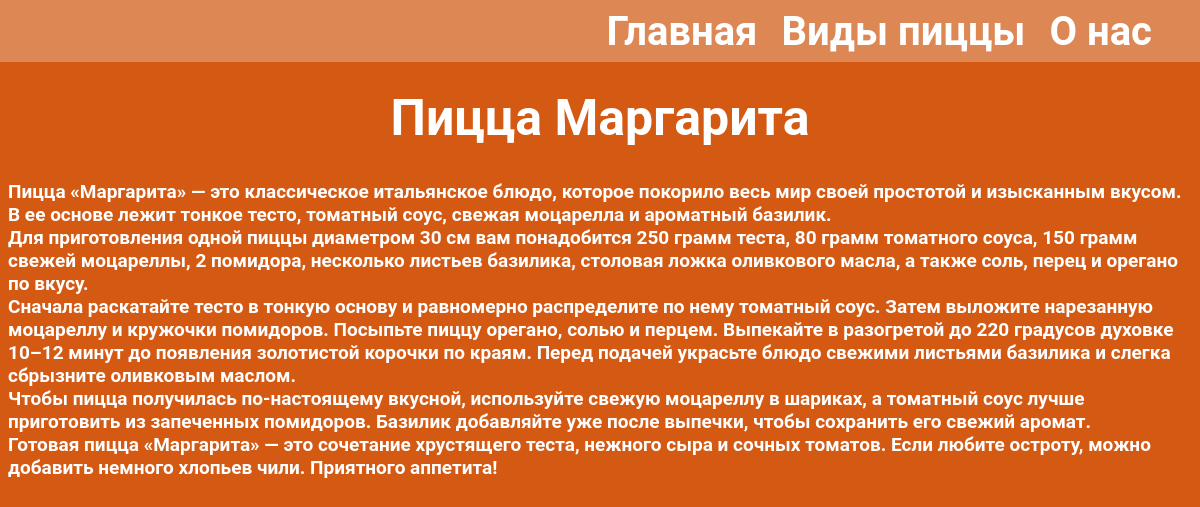
The app's page /post/2/ with its own data.
### pizzashop/models.py (models this page shows, shortened)
class Pizzashop(models.Model):
    title = models.CharField(max_length=255, verbose_name="Заголовок")
    slug = models.SlugField(max_length=255, db_index=True, unique=True)
    content = models.TextField(blank=True, verbose_name="Текст статьи")
    time_update = models.DateTimeField(auto_now=True, verbose_name="Время изменения")
    time_create = models.DateTimeField(auto_now_add=True, verbose_name="Время создания")
    is_published = models.BooleanField(default=True, verbose_name="Статус")
    cat = models.ForeignKey('Category', on_delete=models.PROTECT, related_name = 'posts', verbose_name="Категории")
    ostrota = models.OneToOneField('Ostrota', on_delete=models.SET_NULL, null=True, blank=True, related_name='ostriy', verbose_name='ostrota')
    class Meta:
        verbose_name = 'Очень вкусные пиццы'
        verbose_name_plural = 'Очень вкусные пиццы'
    class Meta:
        ordering = ['-time_create']
        indexes = [
            models.Index(fields=['-time_create']),
        ]

### pizzashop/views.py (the view)
# urls.py: path('post/<int:post_id>/', views.show_post, name='post'),
def show_post(request, post_id):
    post = get_object_or_404(Pizzashop, pk=post_id)
    time = Pizzashop.objects.all()
    data4 = {
        'title': post.title,
        'menu': menu,
        'post': post,
        'cat_selected': 1,
        'time': time,
    }
    return render(request, 'post.html', context=data4)

### pizzashop/templates/post.html (shortened to what this page needs)
{% load static %}
<!DOCTYPE html>
<html lang="en">
<head>
    <link type="text/css" href="{% static 'pizzashop/css/post.css' %}" rel="stylesheet">
</head>
<body>
<header>
<navigation>
    <a href="{% url 'home' %}" class="homepage">Главная</a>
    {% for m in menu %}
        <a href="{% url m.url_name %}" class="menu-item">{{m.title}}</a>
    {% endfor %}
    </navigation>
</header>
<main>
    <h1 class="name">{{post.title}}</h1>
    <p class="description">{{post.content|linebreaks}}</p>
</main>
</body>
</html>

### pizzashop/static/pizzashop/css/post.css (style rules this page uses)
body { background-image: url('/static/pizzashop/images/background1.png'); }
.homepage { color: #ffffff; text-decoration: none; font-family: "Roboto"; font-size: 40px; font-weight: 700; }
header { text-align: right; padding-right: 40px; }
.menu-item { margin-right: 20px; color: #ffffff; font-family: "Roboto"; text-decoration: none; font-size: 40px; font-weight: 700; transition: 1.2s; }
.menu-item:last-child { margin-right: 0; }
.homepage { padding-right: 20px; transition: 1.2s; }
main { font-family: "Roboto"; }
.name { text-align: center; color: #ffffff; font-weight: 700; font-size: 50px; }
p { color: #ffffff; text-align: left; font-size: 19px; font-weight: 700; }

### records on screen
Pizzashop: title "Пицца Маргарита", content "Пицца «Маргарита» — это классическое итальянское блюдо, которое покорило весь мир своей простотой и изысканным вкусом. В ее основе лежит тонкое тесто, томатный соус, свежая моцарелла и ароматный базилик. Для приготовления одной пиццы диаметром 30 см вам понадобится 250 грамм теста, 80 грамм томатного соуса, 150 грамм свежей моцареллы, 2 помидора, несколько листьев базилика, столовая ложка оливкового масла, а также соль, перец и орегано по вкусу. Сначала раскатайте тесто в тонкую основу и равномерно распределите по нему томатный соус. Затем выложите нарезанную моцареллу и кружочки помидоров. Посыпьте пиццу орегано, солью и перцем. Выпекайте в разогретой до 220 градусов духовке 10–12 минут до…"

### other values on screen
{{ m.title }} "Виды пиццы" "О нас"
